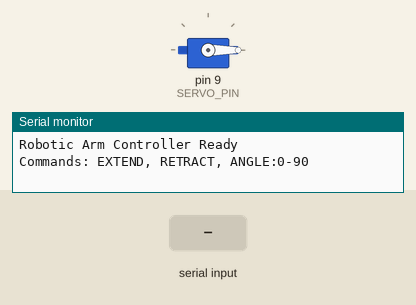
This sketch was run on a simulated Arduino Uno, built with avr-gcc and run on an emulated ATmega328P. Shown: servo, the last lines printed to the serial monitor. The inputs (shaded band) are chosen by the test bench.

Above: at 1.2 s.
1.3 s: "EXTEND\n" received over Serial
At 3.9 s:
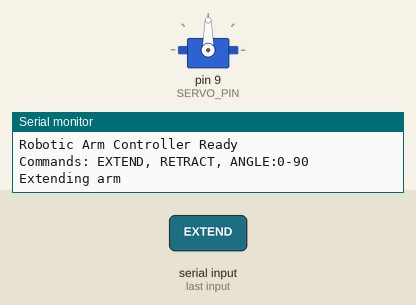
4.3 s: "RETRACT\n" received over Serial
At 4.77 s:
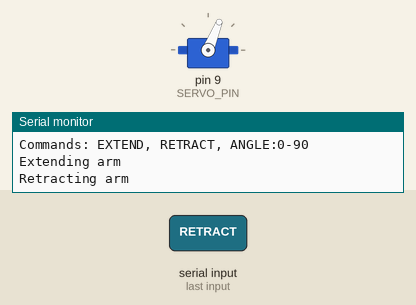
7.3 s: "ANGLE:90\n" received over Serial
At 8.07 s:
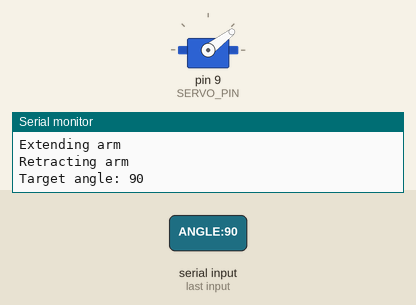
Timing chart, 0 to 10.6 s (numbered marks = the images above; inputs shaded):
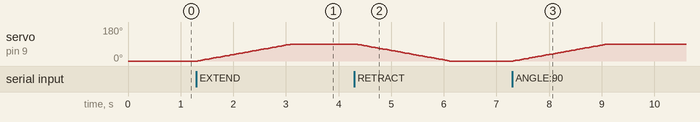

Measured:
- after the input at 1.3 s, servo on pin 9 (SERVO_PIN): moves from 0° to 90° over 1.8 s, starting at once
- after the input at 4.3 s, servo on pin 9 (SERVO_PIN): moves from 90° to 0° over 1.8 s, starting at once
- after the input at 7.3 s, servo on pin 9 (SERVO_PIN): moves from 0° to 90° over 1.8 s, starting at once

The sketch:

robotic_arm.ino
```cpp
#include <Servo.h>

Servo armServo;

const int SERVO_PIN = 9;
const int STOW_ANGLE = 0;
const int DEPLOY_ANGLE = 90;

int currentAngle = STOW_ANGLE;
int targetAngle = STOW_ANGLE;

unsigned long previousMoveTime = 0;
const unsigned long MOVE_INTERVAL = 20;

String inputCommand = "";

void setup() {
  Serial.begin(9600);
  armServo.attach(SERVO_PIN);
  armServo.write(STOW_ANGLE);

  Serial.println("Robotic Arm Controller Ready");
  Serial.println("Commands: EXTEND, RETRACT, ANGLE:0-90");
}

void loop() {
  readSerialCommand();
  moveServoSmoothly();
}

void readSerialCommand() {
  while (Serial.available() > 0) {
    char incoming = Serial.read();

    if (incoming == '\n') {
      inputCommand.trim();
      inputCommand.toUpperCase();

      if (inputCommand == "EXTEND") {
        targetAngle = DEPLOY_ANGLE;
        Serial.println("Extending arm");
      } else if (inputCommand == "RETRACT") {
        targetAngle = STOW_ANGLE;
        Serial.println("Retracting arm");
      } else if (inputCommand.startsWith("ANGLE:")) {
        String value = inputCommand.substring(6);
        bool validNumber = value.length() > 0;

        for (unsigned int i = 0; i < value.length(); i++) {
          if (!isDigit(value.charAt(i))) {
            validNumber = false;
            break;
          }
        }

        if (validNumber) {
          int angle = value.toInt();

          if (angle >= STOW_ANGLE && angle <= DEPLOY_ANGLE) {
            targetAngle = angle;
            Serial.print("Target angle: ");
            Serial.println(targetAngle);
          } else {
            Serial.println("Error: angle must be between 0 and 90");
          }
        } else {
          Serial.println("Error: invalid angle command");
        }
      } else if (inputCommand.length() > 0) {
        Serial.println("Unknown command");
      }

      inputCommand = "";
    } else if (incoming != '\r') {
      if (inputCommand.length() < 32) {
        inputCommand += incoming;
      } else {
        inputCommand = "";
        Serial.println("Error: command too long");
      }
    }
  }
}

void moveServoSmoothly() {
  unsigned long now = millis();

  if (now - previousMoveTime >= MOVE_INTERVAL) {
    previousMoveTime = now;

    if (currentAngle < targetAngle) {
      currentAngle++;
      armServo.write(currentAngle);
    } else if (currentAngle > targetAngle) {
      currentAngle--;
      armServo.write(currentAngle);
    }
  }
}
```
